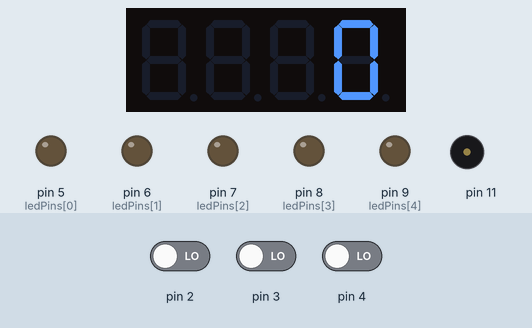
This sketch was run on a simulated Arduino Uno, built with avr-gcc and run on an emulated ATmega328P. Parts: 4-digit seven-segment display, output pins drawn as LEDs (lit = HIGH), buzzer (waves = sounding). Dashed ring = blinking. The test bench sets the inputs (shaded band); at power-on: pin 2 LOW, pin 3 LOW, pin 4 LOW.

Above: at 1.2 s.
1.3 s: pin 2 driven HIGH
At 1.47 s:
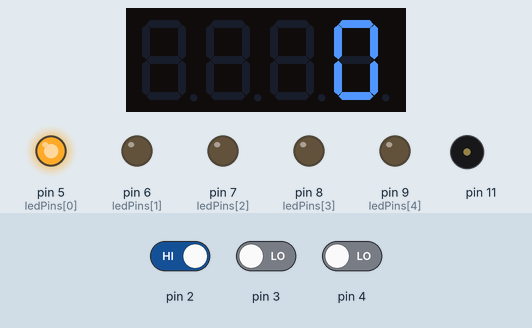
3.1 s: pin 3 driven HIGH
At 3.57 s:
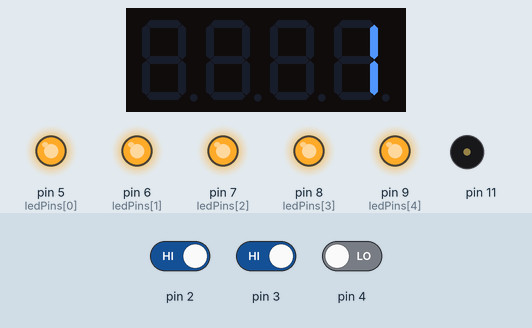
4.6 s: pin 4 driven HIGH
At 5.76 s:
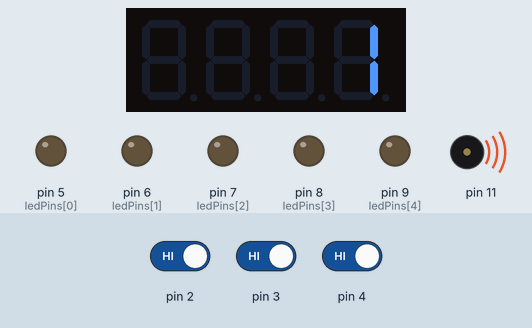
7.6 s: pin 4 driven LOW
At 8.24 s:
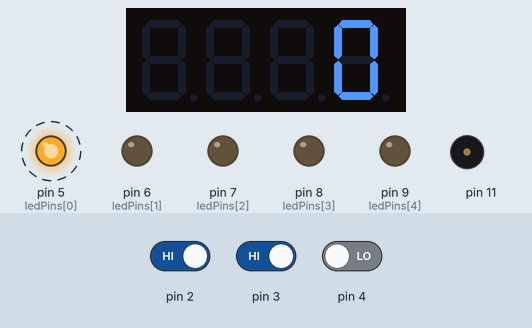
10.6 s: pin 2 driven LOW
At 10.87 s:
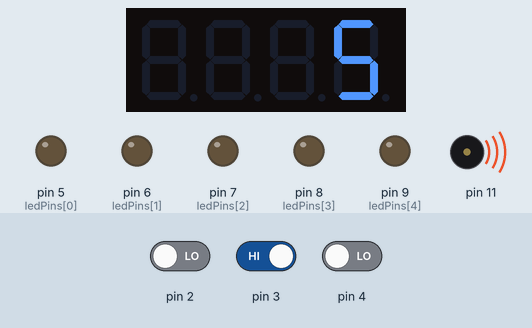
12.1 s: pin 3 driven LOW
At 12.1 s:
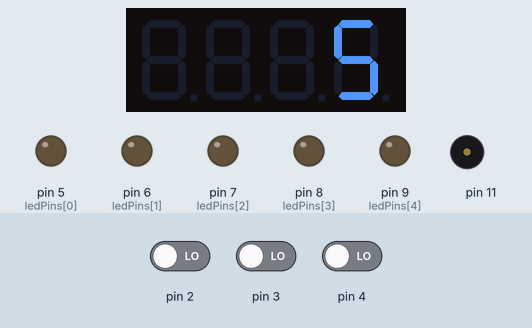
Timing chart, 0 to 14.6 s (numbered marks = the images above; inputs shaded):
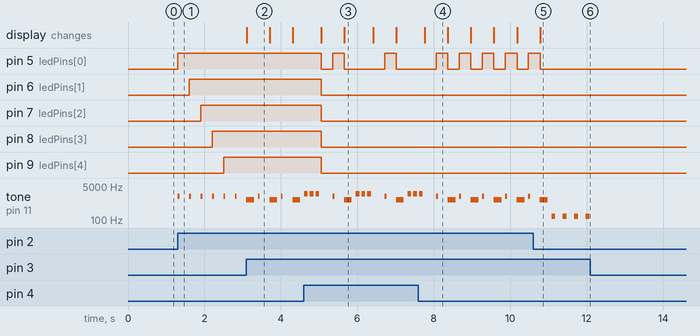

The sketch:

bankteller.ino
```cpp
#include <Wire.h>
#include <Adafruit_GFX.h>
#include "Adafruit_LEDBackpack.h"

Adafruit_7segment display = Adafruit_7segment();

int latestTicket = 0;
int currentlyServing = 0;
int queueCount = 0;

int ledPins[] = {5, 6, 7, 8, 9};

void setup() {
  display.begin(0x70);

  for (int i = 0; i < 5; i++) {
    pinMode(ledPins[i], OUTPUT);
  }

  pinMode(2, INPUT);
  pinMode(3, INPUT);
  pinMode(4, INPUT);
  pinMode(11, OUTPUT);

  updateDisplay(0);
  updateQueueBar();
}

void loop() {
  // 1. Customer takes a ticket
  if (digitalRead(2) == HIGH) {
    latestTicket++;
    queueCount++;

    // NEW: Short "chirp" for the customer
    tone(11, 1500, 50);

    updateQueueBar();
    delay(300);
  }

  // 2. Teller calls next
  if (digitalRead(3) == HIGH) {
    if (currentlyServing < latestTicket) {
      currentlyServing++;

      // Prevent queueCount from going below 0
      if(queueCount > 0) queueCount--;

      // Standard "Ding-Dong" or loud beep for Teller
      tone(11, 1000, 200);

      updateDisplay(currentlyServing);
      updateQueueBar();
    } else {
      // Very low "error" tone if no one is waiting
      tone(11, 150, 100);
    }
    delay(300);
  }

  // 3. Reset System
  if (digitalRead(4) == HIGH) {
    latestTicket = 0;
    currentlyServing = 0;
    queueCount = 0;

    // Triple beep for reset
    for(int i=0; i<3; i++) {
      tone(11, 2000, 100);
      delay(150);
    }

    updateDisplay(0);
    updateQueueBar();
    delay(300);
  }
}

void updateDisplay(int val) {
  display.print(val, DEC);
  display.writeDisplay();
}

void updateQueueBar() {
  for (int i = 0; i < 5; i++) {
    // If the person waiting is at least the index of the LED, turn it on
    if (queueCount > i) {
      digitalWrite(ledPins[i], HIGH);
    } else {
      digitalWrite(ledPins[i], LOW);
    }
  }
}
```

Measured:
- after the input at 1.3 s, pin 5 (ledPins[0]): LOW → HIGH at once; pin 6 (ledPins[1]): LOW → HIGH after 0.30 s; pin 7 (ledPins[2]): LOW → HIGH after 0.60 s; pin 8 (ledPins[3]): LOW → HIGH after 0.90 s; pin 9 (ledPins[4]): LOW → HIGH after 1.2 s
- after the input at 3.1 s, the display: changes at once (image 2)
- after the input at 4.6 s, pin 5 (ledPins[0]): goes LOW 0.30 s, HIGH 0.30 s, LOW 1.1 s, HIGH 0.30 s, then LOW, starting after 0.46 s; pin 6 (ledPins[1]), pin 7 (ledPins[2]), pin 8 (ledPins[3]), pin 9 (ledPins[4]): HIGH → LOW after 0.46 s
- after the input at 7.6 s, pin 5 (ledPins[0]): alternates HIGH for 0.30 s and LOW for 0.30 s, starting after 1.1 s
- after the input at 10.6 s, pin 5 (ledPins[0]): goes on until 10.8 s, then stays LOW
- after the input at 12.1 s, tone on pin 11: stops changing and stays silent
- what the display in image 2 shows lasts 0.6 s, from 3.1 s to 3.7 s
